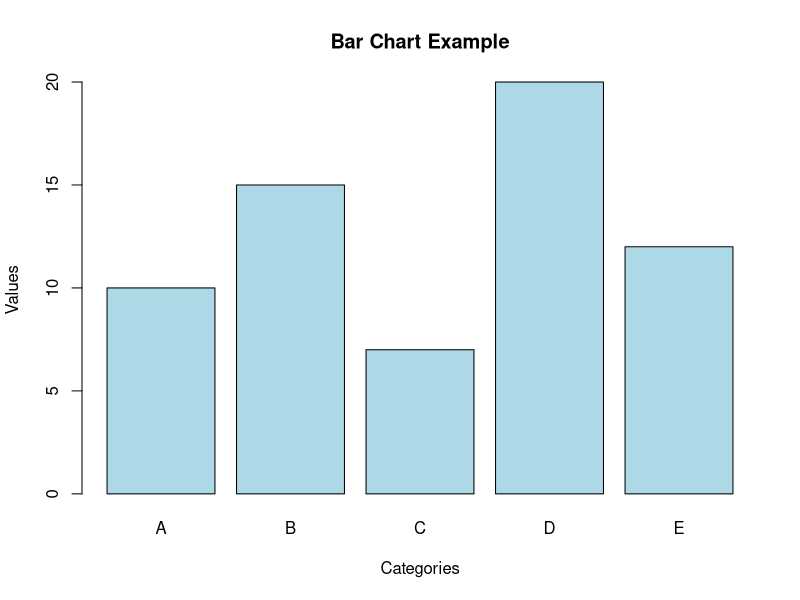

R code for this plot:
categories <- c("A", "B", "C", "D", "E")
values <- c(10, 15, 7, 20, 12)
barplot(values, names.arg = categories, col = "lightblue",
        main = "Bar Chart Example", xlab = "Categories", ylab = "Values")
